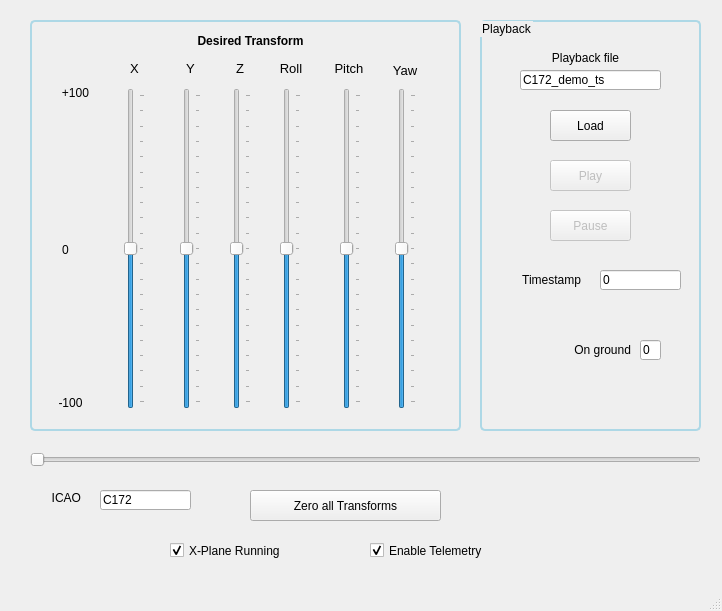
<?xml version="1.0" encoding="UTF-8"?>
<ui version="4.0">
 <class>MainWindow</class>
 <widget class="QMainWindow" name="MainWindow">
  <property name="geometry">
   <rect>
    <x>0</x>
    <y>0</y>
    <width>722</width>
    <height>611</height>
   </rect>
  </property>
  <property name="windowTitle">
   <string>MainWindow</string>
  </property>
  <widget class="QWidget" name="centralwidget">
   <widget class="QGroupBox" name="ControlGroupbox">
    <property name="geometry">
     <rect>
      <x>30</x>
      <y>20</y>
      <width>431</width>
      <height>411</height>
     </rect>
    </property>
    <property name="styleSheet">
     <string notr="true">QGroupBox {
    border: 2px solid lightblue;
    border-radius: 5px;
    padding: 5px;
}
</string>
    </property>
    <property name="title">
     <string/>
    </property>
    <property name="flat">
     <bool>false</bool>
    </property>
    <widget class="QSlider" name="sld_gain_0">
     <property name="geometry">
      <rect>
       <x>94</x>
       <y>68</y>
       <width>21</width>
       <height>321</height>
      </rect>
     </property>
     <property name="minimum">
      <number>-100</number>
     </property>
     <property name="maximum">
      <number>100</number>
     </property>
     <property name="value">
      <number>0</number>
     </property>
     <property name="orientation">
      <enum>Qt::Vertical</enum>
     </property>
     <property name="tickPosition">
      <enum>QSlider::TicksBelow</enum>
     </property>
    </widget>
    <widget class="QSlider" name="sld_gain_3">
     <property name="geometry">
      <rect>
       <x>250</x>
       <y>68</y>
       <width>21</width>
       <height>321</height>
      </rect>
     </property>
     <property name="minimum">
      <number>-100</number>
     </property>
     <property name="maximum">
      <number>100</number>
     </property>
     <property name="value">
      <number>0</number>
     </property>
     <property name="orientation">
      <enum>Qt::Vertical</enum>
     </property>
     <property name="tickPosition">
      <enum>QSlider::TicksBelow</enum>
     </property>
    </widget>
    <widget class="QSlider" name="sld_gain_1">
     <property name="geometry">
      <rect>
       <x>150</x>
       <y>68</y>
       <width>21</width>
       <height>321</height>
      </rect>
     </property>
     <property name="minimum">
      <number>-100</number>
     </property>
     <property name="maximum">
      <number>100</number>
     </property>
     <property name="value">
      <number>0</number>
     </property>
     <property name="orientation">
      <enum>Qt::Vertical</enum>
     </property>
     <property name="tickPosition">
      <enum>QSlider::TicksBelow</enum>
     </property>
    </widget>
    <widget class="QSlider" name="sld_gain_2">
     <property name="geometry">
      <rect>
       <x>200</x>
       <y>68</y>
       <width>21</width>
       <height>321</height>
      </rect>
     </property>
     <property name="minimum">
      <number>-100</number>
     </property>
     <property name="maximum">
      <number>100</number>
     </property>
     <property name="value">
      <number>0</number>
     </property>
     <property name="orientation">
      <enum>Qt::Vertical</enum>
     </property>
     <property name="tickPosition">
      <enum>QSlider::TicksBelow</enum>
     </property>
    </widget>
    <widget class="QSlider" name="sld_gain_4">
     <property name="geometry">
      <rect>
       <x>310</x>
       <y>68</y>
       <width>21</width>
       <height>321</height>
      </rect>
     </property>
     <property name="minimum">
      <number>-100</number>
     </property>
     <property name="maximum">
      <number>100</number>
     </property>
     <property name="value">
      <number>0</number>
     </property>
     <property name="orientation">
      <enum>Qt::Vertical</enum>
     </property>
     <property name="tickPosition">
      <enum>QSlider::TicksBelow</enum>
     </property>
    </widget>
    <widget class="QSlider" name="sld_gain_5">
     <property name="geometry">
      <rect>
       <x>365</x>
       <y>68</y>
       <width>21</width>
       <height>321</height>
      </rect>
     </property>
     <property name="minimum">
      <number>-100</number>
     </property>
     <property name="maximum">
      <number>100</number>
     </property>
     <property name="value">
      <number>0</number>
     </property>
     <property name="orientation">
      <enum>Qt::Vertical</enum>
     </property>
     <property name="tickPosition">
      <enum>QSlider::TicksBelow</enum>
     </property>
    </widget>
    <widget class="QLabel" name="label_5">
     <property name="geometry">
      <rect>
       <x>10</x>
       <y>375</y>
       <width>61</width>
       <height>16</height>
      </rect>
     </property>
     <property name="text">
      <string>-100</string>
     </property>
     <property name="alignment">
      <set>Qt::AlignCenter</set>
     </property>
    </widget>
    <widget class="QLabel" name="label_6">
     <property name="geometry">
      <rect>
       <x>20</x>
       <y>65</y>
       <width>51</width>
       <height>16</height>
      </rect>
     </property>
     <property name="text">
      <string>+100</string>
     </property>
     <property name="alignment">
      <set>Qt::AlignCenter</set>
     </property>
    </widget>
    <widget class="QLabel" name="label_3">
     <property name="geometry">
      <rect>
       <x>20</x>
       <y>220</y>
       <width>31</width>
       <height>20</height>
      </rect>
     </property>
     <property name="text">
      <string>0</string>
     </property>
     <property name="alignment">
      <set>Qt::AlignCenter</set>
     </property>
    </widget>
    <widget class="QLabel" name="label">
     <property name="geometry">
      <rect>
       <x>100</x>
       <y>40</y>
       <width>21</width>
       <height>16</height>
      </rect>
     </property>
     <property name="font">
      <font>
       <pointsize>10</pointsize>
       <weight>50</weight>
       <bold>false</bold>
      </font>
     </property>
     <property name="text">
      <string>X</string>
     </property>
    </widget>
    <widget class="QLabel" name="label_7">
     <property name="geometry">
      <rect>
       <x>156</x>
       <y>40</y>
       <width>20</width>
       <height>16</height>
      </rect>
     </property>
     <property name="font">
      <font>
       <pointsize>10</pointsize>
       <weight>50</weight>
       <bold>false</bold>
      </font>
     </property>
     <property name="text">
      <string>Y</string>
     </property>
    </widget>
    <widget class="QLabel" name="label_8">
     <property name="geometry">
      <rect>
       <x>206</x>
       <y>40</y>
       <width>20</width>
       <height>16</height>
      </rect>
     </property>
     <property name="font">
      <font>
       <pointsize>10</pointsize>
       <weight>50</weight>
       <bold>false</bold>
      </font>
     </property>
     <property name="text">
      <string>Z</string>
     </property>
    </widget>
    <widget class="QLabel" name="label_9">
     <property name="geometry">
      <rect>
       <x>236</x>
       <y>40</y>
       <width>50</width>
       <height>16</height>
      </rect>
     </property>
     <property name="font">
      <font>
       <pointsize>10</pointsize>
       <weight>50</weight>
       <bold>false</bold>
      </font>
     </property>
     <property name="text">
      <string>Roll</string>
     </property>
     <property name="alignment">
      <set>Qt::AlignCenter</set>
     </property>
    </widget>
    <widget class="QLabel" name="label_10">
     <property name="geometry">
      <rect>
       <x>294</x>
       <y>40</y>
       <width>50</width>
       <height>16</height>
      </rect>
     </property>
     <property name="font">
      <font>
       <pointsize>10</pointsize>
       <weight>50</weight>
       <bold>false</bold>
      </font>
     </property>
     <property name="text">
      <string>Pitch</string>
     </property>
     <property name="alignment">
      <set>Qt::AlignCenter</set>
     </property>
    </widget>
    <widget class="QLabel" name="label_11">
     <property name="geometry">
      <rect>
       <x>350</x>
       <y>40</y>
       <width>50</width>
       <height>20</height>
      </rect>
     </property>
     <property name="font">
      <font>
       <pointsize>10</pointsize>
       <weight>50</weight>
       <bold>false</bold>
      </font>
     </property>
     <property name="text">
      <string>Yaw</string>
     </property>
     <property name="alignment">
      <set>Qt::AlignCenter</set>
     </property>
    </widget>
    <widget class="QLabel" name="label_12">
     <property name="geometry">
      <rect>
       <x>130</x>
       <y>0</y>
       <width>181</width>
       <height>41</height>
      </rect>
     </property>
     <property name="font">
      <font>
       <weight>75</weight>
       <bold>true</bold>
      </font>
     </property>
     <property name="text">
      <string>Desired Transform</string>
     </property>
     <property name="alignment">
      <set>Qt::AlignCenter</set>
     </property>
     <property name="wordWrap">
      <bool>true</bool>
     </property>
    </widget>
   </widget>
   <widget class="QLabel" name="label_2">
    <property name="geometry">
     <rect>
      <x>30</x>
      <y>490</y>
      <width>51</width>
      <height>16</height>
     </rect>
    </property>
    <property name="text">
     <string>ICAO</string>
    </property>
    <property name="alignment">
     <set>Qt::AlignRight|Qt::AlignTrailing|Qt::AlignVCenter</set>
    </property>
   </widget>
   <widget class="QLineEdit" name="txt_icao">
    <property name="geometry">
     <rect>
      <x>100</x>
      <y>490</y>
      <width>91</width>
      <height>20</height>
     </rect>
    </property>
    <property name="text">
     <string>C172</string>
    </property>
   </widget>
   <widget class="QCheckBox" name="chk_xplane_running">
    <property name="geometry">
     <rect>
      <x>170</x>
      <y>540</y>
      <width>181</width>
      <height>21</height>
     </rect>
    </property>
    <property name="text">
     <string>X-Plane Running</string>
    </property>
    <property name="checkable">
     <bool>true</bool>
    </property>
    <property name="checked">
     <bool>true</bool>
    </property>
   </widget>
   <widget class="QCheckBox" name="chk_enable_telemetry">
    <property name="geometry">
     <rect>
      <x>370</x>
      <y>540</y>
      <width>201</width>
      <height>21</height>
     </rect>
    </property>
    <property name="text">
     <string>Enable Telemetry</string>
    </property>
    <property name="checked">
     <bool>true</bool>
    </property>
   </widget>
   <widget class="QSlider" name="sld_record">
    <property name="geometry">
     <rect>
      <x>30</x>
      <y>450</y>
      <width>671</width>
      <height>20</height>
     </rect>
    </property>
    <property name="maximum">
     <number>10000</number>
    </property>
    <property name="orientation">
     <enum>Qt::Horizontal</enum>
    </property>
   </widget>
   <widget class="QGroupBox" name="groupBox">
    <property name="geometry">
     <rect>
      <x>480</x>
      <y>20</y>
      <width>221</width>
      <height>411</height>
     </rect>
    </property>
    <property name="styleSheet">
     <string notr="true">QGroupBox {
    border: 2px solid lightblue;
    border-radius: 5px;
    padding: 5px;
}
</string>
    </property>
    <property name="title">
     <string>Playback</string>
    </property>
    <widget class="QLineEdit" name="txt_playback">
     <property name="geometry">
      <rect>
       <x>40</x>
       <y>50</y>
       <width>141</width>
       <height>20</height>
      </rect>
     </property>
     <property name="text">
      <string>C172_demo_ts</string>
     </property>
    </widget>
    <widget class="QLabel" name="label_4">
     <property name="geometry">
      <rect>
       <x>30</x>
       <y>30</y>
       <width>151</width>
       <height>16</height>
      </rect>
     </property>
     <property name="text">
      <string>Playback file</string>
     </property>
     <property name="alignment">
      <set>Qt::AlignCenter</set>
     </property>
    </widget>
    <widget class="QPushButton" name="btn_load_file">
     <property name="geometry">
      <rect>
       <x>70</x>
       <y>90</y>
       <width>81</width>
       <height>31</height>
      </rect>
     </property>
     <property name="text">
      <string>Load</string>
     </property>
    </widget>
    <widget class="QPushButton" name="btn_playback">
     <property name="enabled">
      <bool>false</bool>
     </property>
     <property name="geometry">
      <rect>
       <x>70</x>
       <y>140</y>
       <width>81</width>
       <height>31</height>
      </rect>
     </property>
     <property name="text">
      <string>Play</string>
     </property>
    </widget>
    <widget class="QPushButton" name="btn_pause">
     <property name="enabled">
      <bool>false</bool>
     </property>
     <property name="geometry">
      <rect>
       <x>70</x>
       <y>190</y>
       <width>81</width>
       <height>31</height>
      </rect>
     </property>
     <property name="text">
      <string>Pause</string>
     </property>
    </widget>
    <widget class="QLabel" name="label_13">
     <property name="geometry">
      <rect>
       <x>10</x>
       <y>250</y>
       <width>91</width>
       <height>20</height>
      </rect>
     </property>
     <property name="text">
      <string>Timestamp</string>
     </property>
     <property name="alignment">
      <set>Qt::AlignRight|Qt::AlignTrailing|Qt::AlignVCenter</set>
     </property>
    </widget>
    <widget class="QLineEdit" name="txt_recno">
     <property name="geometry">
      <rect>
       <x>120</x>
       <y>250</y>
       <width>81</width>
       <height>20</height>
      </rect>
     </property>
     <property name="text">
      <string>0</string>
     </property>
    </widget>
    <widget class="QLabel" name="label_14">
     <property name="geometry">
      <rect>
       <x>60</x>
       <y>320</y>
       <width>91</width>
       <height>20</height>
      </rect>
     </property>
     <property name="text">
      <string>On ground</string>
     </property>
     <property name="alignment">
      <set>Qt::AlignRight|Qt::AlignTrailing|Qt::AlignVCenter</set>
     </property>
    </widget>
    <widget class="QLineEdit" name="txt_on_ground">
     <property name="geometry">
      <rect>
       <x>160</x>
       <y>320</y>
       <width>21</width>
       <height>20</height>
      </rect>
     </property>
     <property name="text">
      <string>0</string>
     </property>
    </widget>
   </widget>
   <widget class="QPushButton" name="btn_zero_transforms">
    <property name="geometry">
     <rect>
      <x>250</x>
      <y>490</y>
      <width>191</width>
      <height>31</height>
     </rect>
    </property>
    <property name="text">
     <string>Zero all Transforms</string>
    </property>
   </widget>
  </widget>
  <widget class="QMenuBar" name="menubar">
   <property name="geometry">
    <rect>
     <x>0</x>
     <y>0</y>
     <width>722</width>
     <height>22</height>
    </rect>
   </property>
  </widget>
  <widget class="QStatusBar" name="statusbar"/>
 </widget>
 <resources/>
 <connections/>
</ui>
